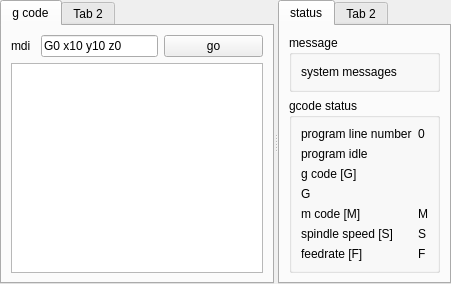
      <widget class="QSplitter" name="splitter_2">
       <property name="orientation">
        <enum>Qt::Horizontal</enum>
       </property>
       <widget class="QTabWidget" name="tabWidget">
        <property name="sizePolicy">
         <sizepolicy hsizetype="Preferred" vsizetype="Preferred">
          <horstretch>0</horstretch>
          <verstretch>0</verstretch>
         </sizepolicy>
        </property>
        <property name="tabPosition">
         <enum>QTabWidget::North</enum>
        </property>
        <property name="currentIndex">
         <number>0</number>
        </property>
        <property name="iconSize">
         <size>
          <width>16</width>
          <height>16</height>
         </size>
        </property>
        <property name="elideMode">
         <enum>Qt::ElideNone</enum>
        </property>
        <widget class="QWidget" name="tab_5">
         <attribute name="title">
          <string>g code</string>
         </attribute>
         <layout class="QGridLayout" name="gridLayout_21">
          <item row="0" column="0">
           <layout class="QGridLayout" name="gridLayout_11">
            <item row="0" column="0">
             <widget class="QLabel" name="label_4">
              <property name="maximumSize">
               <size>
                <width>25</width>
                <height>16777215</height>
               </size>
              </property>
              <property name="text">
               <string>mdi</string>
              </property>
             </widget>
            </item>
            <item row="0" column="1">
             <widget class="QLineEdit" name="lineEdit_mdi">
              <property name="sizePolicy">
               <sizepolicy hsizetype="Preferred" vsizetype="Preferred">
                <horstretch>0</horstretch>
                <verstretch>0</verstretch>
               </sizepolicy>
              </property>
              <property name="text">
               <string>G0 x10 y10 z0</string>
              </property>
             </widget>
            </item>
            <item row="0" column="2">
             <widget class="QPushButton" name="pushButton_mdi_go">
              <property name="sizePolicy">
               <sizepolicy hsizetype="Preferred" vsizetype="Preferred">
                <horstretch>0</horstretch>
                <verstretch>0</verstretch>
               </sizepolicy>
              </property>
              <property name="maximumSize">
               <size>
                <width>100</width>
                <height>16777215</height>
               </size>
              </property>
              <property name="text">
               <string>go</string>
              </property>
             </widget>
            </item>
            <item row="1" column="0" colspan="3">
             <widget class="QTextBrowser" name="textBrowser_gcode">
              <property name="sizePolicy">
               <sizepolicy hsizetype="Preferred" vsizetype="Expanding">
                <horstretch>0</horstretch>
                <verstretch>0</verstretch>
               </sizepolicy>
              </property>
              <property name="html">
               <string>&lt;!DOCTYPE HTML PUBLIC &quot;-//W3C//DTD HTML 4.0//EN&quot; &quot;http://www.w3.org/TR/REC-html40/strict.dtd&quot;&gt;
&lt;html&gt;&lt;head&gt;&lt;meta name=&quot;qrichtext&quot; content=&quot;1&quot; /&gt;&lt;style type=&quot;text/css&quot;&gt;
p, li { white-space: pre-wrap; }
&lt;/style&gt;&lt;/head&gt;&lt;body style=&quot; font-family:'Sans Serif'; font-size:9pt; font-weight:400; font-style:normal;&quot;&gt;
&lt;p style=&quot;-qt-paragraph-type:empty; margin-top:0px; margin-bottom:0px; margin-left:0px; margin-right:0px; -qt-block-indent:0; text-indent:0px;&quot;&gt;&lt;br /&gt;&lt;/p&gt;
&lt;p style=&quot;-qt-paragraph-type:empty; margin-top:0px; margin-bottom:0px; margin-left:0px; margin-right:0px; -qt-block-indent:0; text-indent:0px; font-weight:600;&quot;&gt;&lt;br /&gt;&lt;/p&gt;&lt;/body&gt;&lt;/html&gt;</string>
              </property>
             </widget>
            </item>
           </layout>
          </item>
         </layout>
        </widget>
        <widget class="QWidget" name="tab_6">
         <attribute name="title">
          <string>Tab 2</string>
         </attribute>
        </widget>
       </widget>
       <widget class="QTabWidget" name="tabWidget_3">
        <property name="sizePolicy">
         <sizepolicy hsizetype="Preferred" vsizetype="Preferred">
          <horstretch>0</horstretch>
          <verstretch>0</verstretch>
         </sizepolicy>
        </property>
        <widget class="QWidget" name="tab_7">
         <attribute name="title">
          <string>status</string>
         </attribute>
         <layout class="QGridLayout" name="gridLayout_19">
          <item row="1" column="0">
           <widget class="QGroupBox" name="groupBox">
            <property name="minimumSize">
             <size>
              <width>0</width>
              <height>0</height>
             </size>
            </property>
            <property name="title">
             <string>gcode status </string>
            </property>
            <layout class="QGridLayout" name="gridLayout_17">
             <item row="0" column="0">
              <layout class="QGridLayout" name="gridLayout_16">
               <item row="7" column="0">
                <widget class="QLabel" name="label_14">
                 <property name="text">
                  <string>feedrate [F]</string>
                 </property>
                </widget>
               </item>
               <item row="5" column="1">
                <widget class="QLabel" name="label_status_active_Mcode">
                 <property name="text">
                  <string>M</string>
                 </property>
                </widget>
               </item>
               <item row="2" column="0">
                <widget class="QLabel" name="label_status_program_idle">
                 <property name="text">
                  <string>program idle</string>
                 </property>
                 <property name="margin">
                  <number>0</number>
                 </property>
                </widget>
               </item>
               <item row="1" column="0">
                <widget class="QLabel" name="label_8">
                 <property name="text">
                  <string>program line number</string>
                 </property>
                </widget>
               </item>
               <item row="7" column="1">
                <widget class="QLabel" name="label_status_active_Fcode">
                 <property name="text">
                  <string>F</string>
                 </property>
                </widget>
               </item>
               <item row="4" column="0" colspan="2">
                <widget class="QLabel" name="label_status_active_Gcode">
                 <property name="text">
                  <string>G</string>
                 </property>
                </widget>
               </item>
               <item row="3" column="0">
                <widget class="QLabel" name="label_13">
                 <property name="text">
                  <string>g code [G]</string>
                 </property>
                </widget>
               </item>
               <item row="6" column="1">
                <widget class="QLabel" name="label_status_active_Scode">
                 <property name="text">
                  <string>S</string>
                 </property>
                </widget>
               </item>
               <item row="6" column="0">
                <widget class="QLabel" name="label_16">
                 <property name="text">
                  <string>spindle speed [S]</string>
                 </property>
                </widget>
               </item>
               <item row="5" column="0">
                <widget class="QLabel" name="label_15">
                 <property name="text">
                  <string>m code [M]</string>
                 </property>
                </widget>
               </item>
               <item row="1" column="1">
                <widget class="QLabel" name="label_program_line_number">
                 <property name="text">
                  <string>0</string>
                 </property>
                </widget>
               </item>
              </layout>
             </item>
            </layout>
           </widget>
          </item>
          <item row="0" column="0">
           <widget class="QGroupBox" name="groupBox_6">
            <property name="title">
             <string>message</string>
            </property>
            <layout class="QGridLayout" name="gridLayout_20">
             <item row="0" column="0">
              <widget class="QLabel" name="label_system_message">
               <property name="text">
                <string>system messages</string>
               </property>
              </widget>
             </item>
            </layout>
           </widget>
          </item>
         </layout>
        </widget>
        <widget class="QWidget" name="tab_8">
         <attribute name="title">
          <string>Tab 2</string>
         </attribute>
        </widget>
       </widget>
      </widget>
